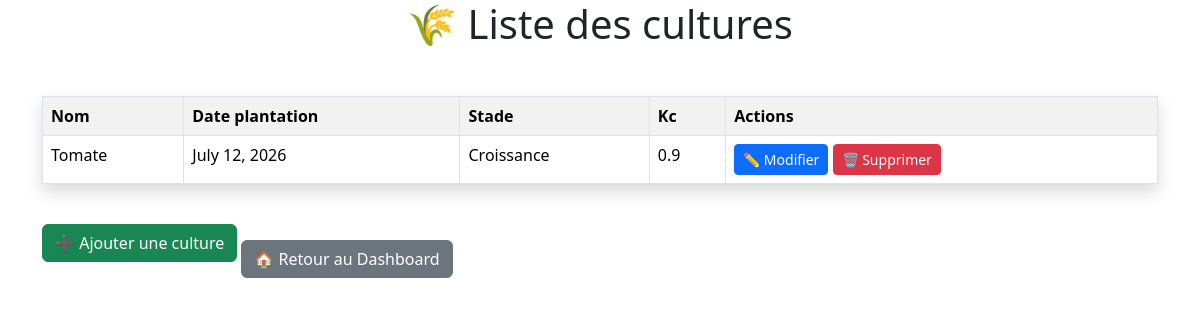
Page /cultures/ on the earlier database version.
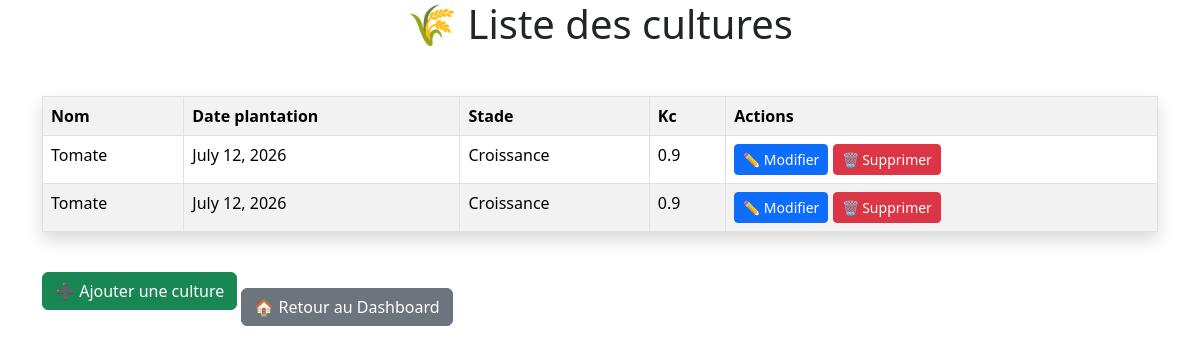
Same page on the later database version.
### irrigation/models.py (models this page shows, shortened)
class Culture(models.Model):
    parcelle = models.ForeignKey(Parcelle, on_delete=models.CASCADE)
    nom = models.CharField(max_length=100)
    date_plantation = models.DateField()
    stade = models.CharField(max_length=50)
    kc = models.FloatField()

### irrigation/views.py (the view)
# urls.py: path('cultures/', views.cultures, name='cultures'),
def cultures(request):
    liste_cultures = Culture.objects.all()
    return render(
        request,
        'irrigation/cultures.html',
        {'cultures': liste_cultures}
    )

### irrigation/templates/irrigation/cultures.html
<h1 class="text-center mb-4">🌾 Liste des cultures</h1>
<div class="container mt-5">
<table class="table table-striped table-bordered table-hover shadow">
<link href="https://cdn.jsdelivr.net/npm/bootstrap@5.3.7/dist/css/bootstrap.min.css" rel="stylesheet">
    <tr>
        <th>Nom</th>
        <th>Date plantation</th>
        <th>Stade</th>
        <th>Kc</th>
        <th>Actions</th>
    </tr>
    {% for culture in cultures %}
    <tr>
        <td>{{ culture.nom }}</td>
        <td>{{ culture.date_plantation }}</td>
        <td>{{ culture.stade }}</td>
        <td>{{ culture.kc }}</td>
        <td>
            <a href="/modifier-culture/{{ culture.id }}/"
   class="btn btn-primary btn-sm">
    ✏️ Modifier
</a>
<a href="/supprimer-culture/{{ culture.id }}/"
   class="btn btn-danger btn-sm"
   onclick="return confirm('Voulez-vous vraiment supprimer culture ?')">
    🗑️ Supprimer
</a>
        </td>
    </tr>
    {% endfor %}
</table>
<br>
<a href="/ajouter-culture/" class="btn btn-success mb-3">
    ➕ Ajouter une culture
</a>
<a href="/" class="btn btn-secondary mt-3">
    🏠 Retour au Dashboard
</a>
</div>

Differences in the rows shown:
added Culture: nom "Tomate", date_plantation "July 12, 2026", stade "Croissance", kc "0.9"
